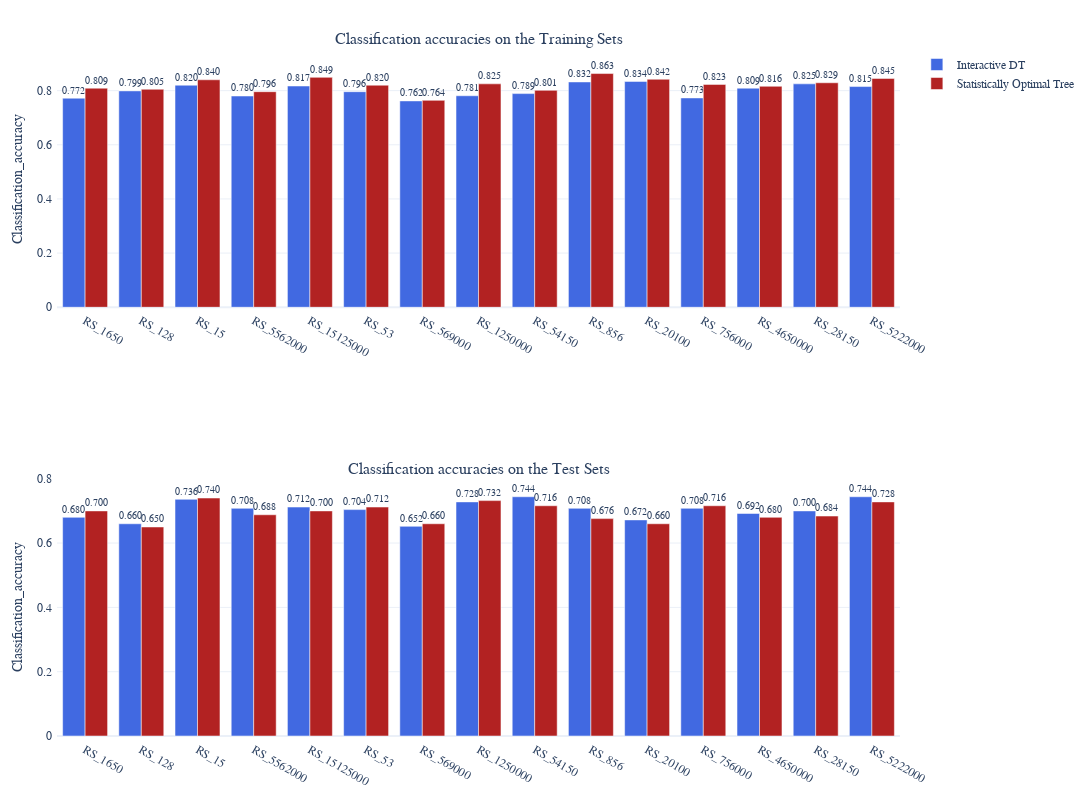

Source (notebook cell):
### Markdown cell above
Having applied the same methodology for each of the sample datasets and measuring the classification accuracy on train and tests set, a barplot with their accuracies is constructed:

### Code cell
#Assembling the classification accuracies in one dictionary
Trees_Accuracies_sample1000={'SOT - Accuracy on Training set': [0.809, 0.805, 0.840,  0.796,  0.849, 0.820, 0.764,  0.825, 0.801, 0.863, 0.842, 0.823, 0.816, 0.829, 0.845],
                             'iDT - Accuracy on Training set': [0.772, 0.799, 0.820,  0.780,  0.817, 0.796, 0.762,  0.781, 0.789, 0.832, 0.834, 0.773, 0.809, 0.825, 0.815],
                             'SOT - Accuracy on Test set':     [0.700, 0.650, 0.740,  0.688,  0.700, 0.712, 0.660,  0.732, 0.716, 0.676, 0.660, 0.716, 0.680, 0.684, 0.728],
                             'iDT - Accuracy on Test set':     [0.680, 0.660, 0.736,  0.708,  0.712, 0.704, 0.652,  0.728, 0.744, 0.708, 0.672, 0.708, 0.692, 0.700, 0.744],
                             'Training_data_size': [1, 2, 3, 4, 5, 6, 7, 8, 9, 10, 11, 12, 13, 14, 15],
                             'Tick_labels':['RS_1650', 'RS_128', 'RS_15', 'RS_5562000', 'RS_15125000', 'RS_53', 'RS_569000', 'RS_1250000', 'RS_54150', 'RS_856', 'RS_20100', 'RS_756000', 'RS_4650000', 'RS_28150', 'RS_5222000']}


#Derive a barplot with class. acc. for the two DT for train and test sets
Trees_s1000_fig = make_subplots(rows=2, cols=1, subplot_titles=('Classification accuracies on the Training Sets', 'Classification accuracies on the Test Sets'))


Trees_s1000_fig.append_trace(go.Bar(x=Trees_Accuracies_sample1000['Tick_labels'], y=Trees_Accuracies_sample1000['iDT - Accuracy on Training set'], 
                                    name='Interactive DT',   #iDT - Training set
                                    text=Trees_Accuracies_sample1000['iDT - Accuracy on Training set'],
                                    textposition='outside',
                                    textfont={'family':'Arial'},
                                    texttemplate='%{text:.3f}',
                                    marker=dict(color='royalblue')), row=1, col=1)

Trees_s1000_fig.append_trace(go.Bar(x=Trees_Accuracies_sample1000['Tick_labels'], y=Trees_Accuracies_sample1000['SOT - Accuracy on Training set'],
                                    name='Statistically Optimal Tree', #Stat. Opt. Tree - Training set
                                    text=Trees_Accuracies_sample1000['SOT - Accuracy on Training set'],
                                    textposition='outside', 
                                    textfont={'family':'Arial'},
                                    texttemplate='%{text:.3f}',
                                    marker=dict(color='firebrick')), row=1, col=1)

Trees_s1000_fig.append_trace(go.Bar(x=Trees_Accuracies_sample1000['Tick_labels'], y=Trees_Accuracies_sample1000['iDT - Accuracy on Test set'], 
                                    name='Interactive DT - Test set',
                                    text=Trees_Accuracies_sample1000['iDT - Accuracy on Test set'],
                                    textposition='outside',
                                    textfont={'family':'Arial'},
                                    texttemplate='%{text:.3f}',
                                    showlegend=False,
                                    marker=dict(color='royalblue')), row=2, col=1)

Trees_s1000_fig.append_trace(go.Bar(x=Trees_Accuracies_sample1000['Tick_labels'], y=Trees_Accuracies_sample1000['SOT - Accuracy on Test set'],
                                    name='Stat. Opt. Tree - Test set',
                                    text=Trees_Accuracies_sample1000['SOT - Accuracy on Test set'],
                                    textposition='outside', 
                                    textfont={'family':'Arial'},
                                    texttemplate='%{text:.3f}',
                                    showlegend=False,
                                    marker=dict(color='firebrick')), row=2, col=1)


Trees_s1000_fig.update_layout(autosize=False, width=1400, height=800,
                              font={'family':'Arial'},
                              legend = dict(font={'family':'Arial'}, orientation='v'),
                              margin = go.layout.Margin(l=20,r=20,b=50,t=50,pad = 4), template='plotly_white',
                              barmode='group')

Trees_s1000_fig.update_xaxes(titlefont={'family':'Arial'}, tickfont={'family':'Arial'}, row=1, col=1)
Trees_s1000_fig.update_xaxes(titlefont={'family':'Arial'}, tickfont={'family':'Arial'}, row=2, col=1)

Trees_s1000_fig.update_yaxes(title_text='Classification_accuracy', titlefont={'family':'Arial'}, tickfont={'family':'Arial'}, range=[0.0,0.95], row=1, col=1)
Trees_s1000_fig.update_yaxes(title_text='Classification_accuracy', titlefont={'family':'Arial'}, tickfont={'family':'Arial'}, range=[0.0,0.80], row=2, col=1)

### Figure 1 — Plotly figure (JSON) as saved in the notebook; plotly's stock layout.template omitted (floating-point values rounded to 4 significant figures)
{"data": [{"marker": {"color": "royalblue"}, "name": "Interactive DT", "text": ["0.772", "0.799", "0.82", "0.78", "0.817", "0.796", "0.762", "0.781", "0.789", "0.832", "0.834", "0.773", "0.809", "0.825", "0.815"], "textfont": {"family": "Arial"}, "textposition": "outside", "texttemplate": "%{text:.3f}", "type": "bar", "x": ["RS_1650", "RS_128", "RS_15", "RS_5562000", "RS_15125000", "RS_53", "RS_569000", "RS_1250000", "RS_54150", "RS_856", "RS_20100", "RS_756000", "RS_4650000", "RS_28150", "RS_5222000"], "xaxis": "x", "y": [0.772, 0.799, 0.82, 0.78, 0.817, 0.796, 0.762, 0.781, 0.789, 0.832, 0.834, 0.773, 0.809, 0.825, 0.815], "yaxis": "y"}, {"marker": {"color": "firebrick"}, "name": "Statistically Optimal Tree", "text": ["0.809", "0.805", "0.84", "0.796", "0.849", "0.82", "0.764", "0.825", "0.801", "0.863", "0.842", "0.823", "0.816", "0.829", "0.845"], "textfont": {"family": "Arial"}, "textposition": "outside", "texttemplate": "%{text:.3f}", "type": "bar", "x": ["RS_1650", "RS_128", "RS_15", "RS_5562000", "RS_15125000", "RS_53", "RS_569000", "RS_1250000", "RS_54150", "RS_856", "RS_20100", "RS_756000", "RS_4650000", "RS_28150", "RS_5222000"], "xaxis": "x", "y": [0.809, 0.805, 0.84, 0.796, 0.849, 0.82, 0.764, 0.825, 0.801, 0.863, 0.842, 0.823, 0.816, 0.829, 0.845], "yaxis": "y"}, {"marker": {"color": "royalblue"}, "name": "Interactive DT - Test set", "showlegend": false, "text": ["0.68", "0.66", "0.736", "0.708", "0.712", "0.704", "0.652", "0.728", "0.744", "0.708", "0.672", "0.708", "0.692", "0.7", "0.744"], "textfont": {"family": "Arial"}, "textposition": "outside", "texttemplate": "%{text:.3f}", "type": "bar", "x": ["RS_1650", "RS_128", "RS_15", "RS_5562000", "RS_15125000", "RS_53", "RS_569000", "RS_1250000", "RS_54150", "RS_856", "RS_20100", "RS_756000", "RS_4650000", "RS_28150", "RS_5222000"], "xaxis": "x2", "y": [0.68, 0.66, 0.736, 0.708, 0.712, 0.704, 0.652, 0.728, 0.744, 0.708, 0.672, 0.708, 0.692, 0.7, 0.744], "yaxis": "y2"}, {"marker": {"color": "firebrick"}, "name": "Stat. Opt. Tree - Test set", "showlegend": false, "text": ["0.7", "0.65", "0.74", "0.688", "0.7", "0.712", "0.66", "0.732", "0.716", "0.676", "0.66", "0.716", "0.68", "0.684", "0.728"], "textfont": {"family": "Arial"}, "textposition": "outside", "texttemplate": "%{text:.3f}", "type": "bar", "x": ["RS_1650", "RS_128", "RS_15", "RS_5562000", "RS_15125000", "RS_53", "RS_569000", "RS_1250000", "RS_54150", "RS_856", "RS_20100", "RS_756000", "RS_4650000", "RS_28150", "RS_5222000"], "xaxis": "x2", "y": [0.7, 0.65, 0.74, 0.688, 0.7, 0.712, 0.66, 0.732, 0.716, 0.676, 0.66, 0.716, 0.68, 0.684, 0.728], "yaxis": "y2"}], "layout": {"annotations": [{"font": {"size": 16}, "showarrow": false, "text": "Classification accuracies on the Training Sets", "x": 0.5, "xanchor": "center", "xref": "paper", "y": 1, "yanchor": "bottom", "yref": "paper"}, {"font": {"size": 16}, "showarrow": false, "text": "Classification accuracies on the Test Sets", "x": 0.5, "xanchor": "center", "xref": "paper", "y": 0.375, "yanchor": "bottom", "yref": "paper"}], "autosize": false, "barmode": "group", "font": {"family": "Arial"}, "height": 800, "legend": {"font": {"family": "Arial"}, "orientation": "v"}, "margin": {"b": 50, "l": 20, "pad": 4, "r": 20, "t": 50}, "width": 1400, "xaxis": {"anchor": "y", "autorange": true, "domain": [0, 1], "range": [-0.5, 14.5], "tickfont": {"family": "Arial"}, "title": {"font": {"family": "Arial"}}, "type": "category"}, "xaxis2": {"anchor": "y2", "autorange": true, "domain": [0, 1], "range": [-0.5, 14.5], "tickfont": {"family": "Arial"}, "title": {"font": {"family": "Arial"}}, "type": "category"}, "yaxis": {"anchor": "x", "domain": [0.625, 1], "range": [0, 0.95], "tickfont": {"family": "Arial"}, "title": {"font": {"family": "Arial"}, "text": "Classification_accuracy"}, "type": "linear"}, "yaxis2": {"anchor": "x2", "domain": [0, 0.375], "range": [0, 0.8], "tickfont": {"family": "Arial"}, "title": {"font": {"family": "Arial"}, "text": "Classification_accuracy"}, "type": "linear"}}}
